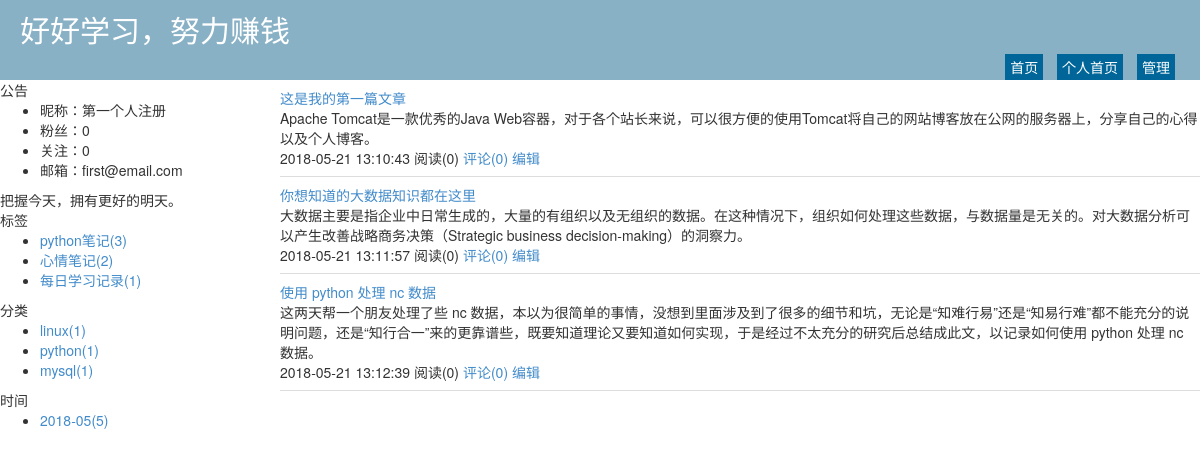
Page /first.html on the committed database.
### repository/models.py (models this page shows, shortened)
class Blog(models.Model):
    nid = models.BigAutoField(primary_key=True)
    title = models.CharField(max_length=32,verbose_name='个人博客标题')
    site = models.CharField(max_length=32,unique=True,verbose_name='个人博客前缀')
    theme = models.CharField(max_length=32,verbose_name='博客主题')
    user = models.OneToOneField(to='UserInfo',on_delete=models.CASCADE)

class UserInfo(models.Model):
    nid = models.BigAutoField(primary_key=True)
    username = models.CharField(max_length=32,unique=True,verbose_name='用户名')
    password = models.CharField(max_length=64,verbose_name='密码')
    nickname = models.CharField(max_length=32,verbose_name='昵称')
    email = models.EmailField(unique=True,verbose_name='邮箱')
    avatar = models.ImageField(verbose_name='头像')
    create_time = models.DateTimeField(auto_now_add=True,verbose_name='创建时间')
    fans = models.ManyToManyField(to='UserInfo',through='UserFans',
                related_name='f',through_fields=('user','follower'),
                verbose_name='粉丝')
    class Meta:
        verbose_name_plural = '用户表'

class Tag(models.Model):
    nid = models.AutoField(primary_key=True)
    title = models.CharField(verbose_name='标签名称', max_length=32)
    blog = models.ForeignKey(verbose_name='所属博客', to='Blog', to_field='nid',on_delete=models.CASCADE)

class Category(models.Model):
    nid = models.AutoField(primary_key=True)
    title = models.CharField(max_length=32,verbose_name='分类标题')
    blog = models.ForeignKey(to='Blog',on_delete=models.CASCADE,verbose_name='所属博客')

class Article(models.Model):
    nid = models.BigAutoField(primary_key=True)
    title = models.CharField(verbose_name='文章标题', max_length=128)
    summary = models.CharField(verbose_name='文章简介', max_length=255)
    read_count = models.IntegerField(default=0)
    comment_count = models.IntegerField(default=0)
    up_count = models.IntegerField(default=0)
    down_count = models.IntegerField(default=0)
    create_time = models.DateTimeField(verbose_name='创建时间', auto_now_add=True)
    blog = models.ForeignKey(verbose_name='所属博客', to='Blog', to_field='nid',on_delete=models.CASCADE)
    category = models.ForeignKey(verbose_name='文章类型', to='Category', to_field='nid', null=True,on_delete=models.CASCADE)
    type_choices = [
        (1, "Python"),
        (2, "Linux"),
        (3, "OpenStack"),
        (4, "GoLang"),
    ]
    article_type_id = models.IntegerField(choices=type_choices, default=None)
    tags = models.ManyToManyField(
        to="Tag",
        through='Article2Tag',
        through_fields=('article', 'tag'),
    )

### web/views/home.py (the view)
# urls.py: 2. Add a URL to urlpatterns:  path('', views.home, name='home')
def home(request,site):
    blog = models.Blog.objects.filter(site=site).select_related('user').first()
    if not blog:
        return redirect('/')
    tag_list = models.Tag.objects.filter(blog=blog)
    category_list = models.Category.objects.filter(blog=blog)
    article_list = models.Article.objects.filter(blog=blog)
    date_list = models.Article.objects.raw(
        'select nid,count(nid) as num , strftime("%Y-%m",create_time) as ctime from  repository_article group by strftime("%Y-%m",create_time)')
    return render(request,'home.html',
                  {'blog':blog,'tag_list':tag_list,
                   'category_list':category_list,
                   'article_list':article_list,'date_list':date_list })

### templates/home.html (shortened to what this page needs)
{% extends 'home_layout.html' %}
{% block content %}
    <div class="summary-list">
        {% for row in article_list %}
            <div class="summary-item">
                <div class="summary-title">
                    <a href="/{{ blog.site }}/{{ row.nid }}.html">{{ row.title }}</a>
                </div>
                <div class="summary-content">
                    {{ row.summary }}
                </div>
                <div class="summary-footer">
                    <span>{{ row.create_time|date:"Y-m-d H:i:s" }}</span>
                    <span>阅读({{ row.read_count }})</span>
                    <a>评论({{ row.comment_count }})</a>
                    <a href="/backend/edit-article-{{ row.nid }}.html">编辑</a>
                </div>
            </div>
        {% endfor %}
    </div>
{% endblock %}

### templates/home_layout.html (shortened to what this page needs)
<!DOCTYPE html>
<html>
<head lang="en">
    <link rel="stylesheet" href="/static/plugins/bootstrap/css/bootstrap.css"/>
    <link rel="stylesheet" href="/static/plugins/font-awesome/css/font-awesome.css"/>
    <link rel="stylesheet" href="/static/css/edmure.css"/>
    <link rel="stylesheet" href="/static/css/commons.css"/>
    <link rel="stylesheet" href="/static/css/row-avatar.css"/>
    <link rel="stylesheet" href="/static/css/theme/default.css"/>
</head>
<body>
<div class="pg-header">
    <div class="title">{{ blog.title }}</div>
    <div class="menu-list">
        <a class="menu-item" href="/">首页</a>
        <a class="menu-item" href="/{{ blog.site }}.html">个人首页</a>
        <a class="menu-item" href="/backend/index.html">管理</a>
    </div>
</div>
<div class="pg-body">
    <div class="body-menu">
        <div class="notice">
            <div class="notice-header">公告</div>
            <div class="notice-body">
                <ul>
                    <li>昵称：{{ blog.user.nickname }}</li>
                    <li>粉丝：{{ blog.user.fans.count }}</li>
                    <li>关注：{{ blog.user.f.count }}</li>
                    <li>邮箱：{{ blog.user.email }}</li>
                </ul>
                <div class="memo">
                    把握今天，拥有更好的明天。
                </div>
            </div>
        </div>
        <div class="tags">
            <div class="tags-header">标签</div>
            <div class="tags-body">
                <ul>
                    {% for tag in tag_list %}
                        <li><a href="/{{ blog.site }}/tag/{{ tag.nid }}.html">{{ tag.title }}({{ tag.article_set.count }})</a></li>
                    {% endfor %}
                </ul>
            </div>
        </div>
        <div class="types">
            <div class="types-header">分类</div>
            <div class="types-body">
                <ul>
                    {% for tag in category_list %}
                        <li><a href="/{{ blog.site }}/category/{{ tag.nid }}.html">{{ tag.title }}({{ tag.article_set.count }})</a></li>
                    {% endfor %}
                </ul>
            </div>
        </div>
        <div class="dates">
            <div class="dates-header">时间</div>
            <div class="dates-body">
                <ul>
                    {% for tag in date_list %}
                        <li><a href="/{{ blog.site }}/date/{{ tag.ctime }}.html">{{ tag.ctime}}({{ tag.num}})</a></li>
                    {% endfor %}
                </ul>
            </div>
        </div>
    </div>
    <div class="body-content">
        {% block content %}{% endblock %}
    </div>
</div>
</body>
</html>

### static/css/theme/default.css (style rules this page uses)
.pg-header { height: 80px; background-color: #89b1c6; position: relative; color: #ffffff; }
.pg-header .title { font-size: 30px; line-height: 60px; margin-left: 20px; }
.pg-header .menu-list { position: absolute; bottom: 0; right: 20px; }
.pg-header .menu-list a { color: #ffffff; display: inline-block; padding: 3px 5px; margin: 0 5px; background-color: #006699; }
.pg-body { min-width: 980px; position: relative; }
.pg-body .body-menu { position: absolute; left: 0; width: 280px; }
.pg-body .body-content { position: absolute; right: 0; left: 280px; overflow: scroll; }
.pg-body .body-content .summary-list .summary-item { border-bottom: 1px solid #dddddd;padding: 8px 0; }

### rows in the picture
Blog: title "好好学习，努力赚钱", user.nickname "第一个人注册", user.fans.count "0", user.f.count "0", user.email "first@email.com"
Tag: title "python笔记", article_set.count "3"
Tag: title "心情笔记", article_set.count "2"
Tag: title "每日学习记录", article_set.count "1"
Category: title "linux", article_set.count "1"
Category: title "python", article_set.count "1"
Category: title "mysql", article_set.count "1"
Article: ctime "2018-05", num "5", title "这是我的第一篇文章", summary "Apache Tomcat是一款优秀的Java Web容器，对于各个站长来说，可以很方便的使用Tomcat将自己的网站博客放在公网的服务器上，分享自己的心得以及个人博客。", create_time "2018-05-21 13:10:43", read_count "0", comment_count "0"
Article: title "你想知道的大数据知识都在这里", summary "大数据主要是指企业中日常生成的，大量的有组织以及无组织的数据。在这种情况下，组织如何处理这些数据，与数据量是无关的。对大数据分析可以产生改善战略商务决策（Strategic business decision-making）的洞察力。", create_time "2018-05-21 13:11:57", read_count "0", comment_count "0"
Article: title "使用 python 处理 nc 数据", summary "这两天帮一个朋友处理了些 nc 数据，本以为很简单的事情，没想到里面涉及到了很多的细节和坑，无论是“知难行易”还是“知易行难”都不能充分的说明问题，还是“知行合一”来的更靠谱些，既要知道理论又要知道如何实现，于是经过不太充分的研究后总结成此文，以记录如何使用 python 处理 nc 数据。", create_time "2018-05-21 13:12:39", read_count "0", comment_count "0"
